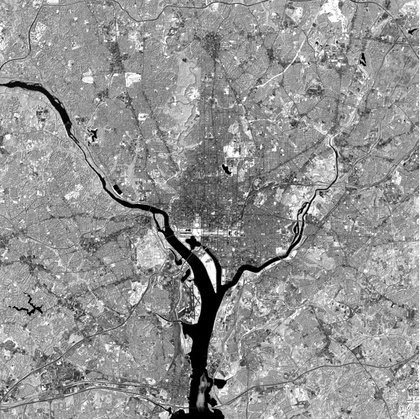
%> input picture Fig1.10(4).jpg, 420 x 419 px, shrunk from 1026 x 1024 before the run
$ octave P2.m   (GNU Octave 9; MATLAB toolbox functions it lacks are replaced by stand-ins)
%> lines starting %> are read from the running program, lines starting %| are printed output that depends on the picture; in (x1, y1, x2, y2) boxes, pixels count from 0 and x2, y2 are one past the last pixel; in counts of white or black regions, pixels touching at a corner belong together; the program's own positions count from 1
clear all
img=imread('Fig1.10(4).jpg');
%> img is the input picture: size 419x420 uint8; min 0, max 255, mean 146.4
[rows, cols, colors]= size(img);
%> rows = 419; cols = 420; colors = 1

freq=zeros(256,1);
for i=1:rows
    for j=1:cols
          freq(img(i,j)+1)=freq(img(i,j)+1)+1;
    end
end
%> after the loop, freq = 256 values, max 2433 at index 150, min 0 at index 256, mean 687.4
figure
title('histogram')
hold on
bar(freq)
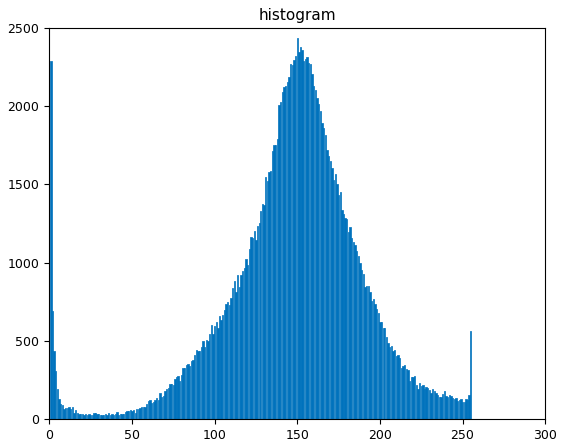
%> figure redrawn from the program's plot data; tallest bar 2433 high, from x = 149.6 to 150.4

thresh=20;

filt_im_R=img;
filt_im_G=img;
filt_im_B=img;


filt_im_R(img<=thresh)=255;
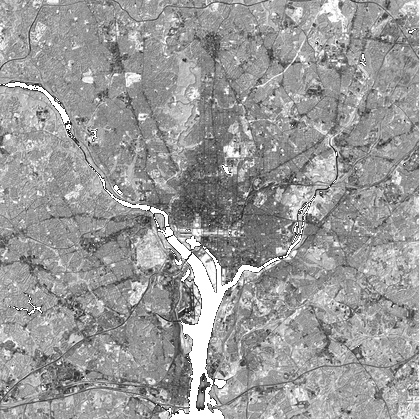
%> filt_im_R: size 419x420 uint8; 2.79% of pixels changed, all inside (x1, y1, x2, y2) = (0, 29, 416, 419)
filt_im_G(img<=thresh)=255;


yel_im=cat(3,filt_im_R,filt_im_G,filt_im_B);
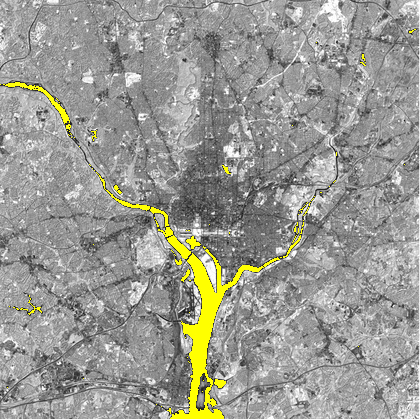
%> yel_im: size 419x420x3 uint8; mean R, G, B 153.5, 153.5, 146.4
figure
title('yellow river')
hold on
imshow(yel_im)

$ run again, with Fig6.30(1).jpg copied over Fig1.10(4).jpg
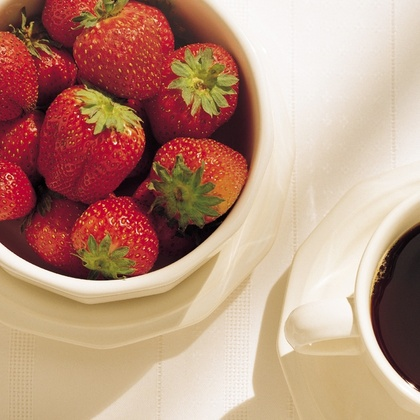
%> input picture Fig6.30(1).jpg, 420 x 420 px, shrunk from 666 x 666 before the run
%> img is the input picture: size 420x420x3 uint8; mean R, G, B 186.2, 145.9, 126.3
%> after the loop `for i=1:rows`: freq = 256 values, max 3768 at index 204, min 0 at index 256, mean 689.1
%> `bar(freq)`:
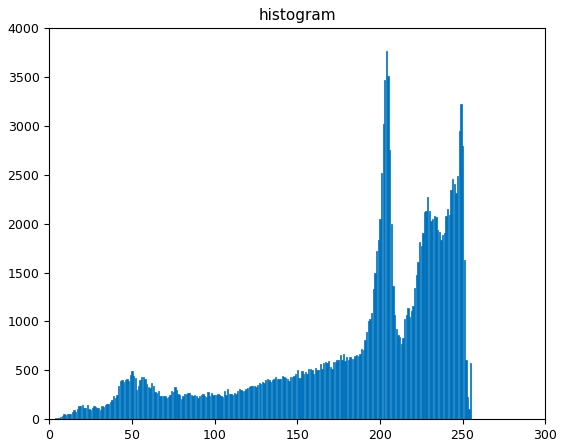
%> figure redrawn from the program's plot data; tallest bar 3768 high, from x = 203.6 to 204.4
%> `filt_im_R(img<=thresh)=255;`:
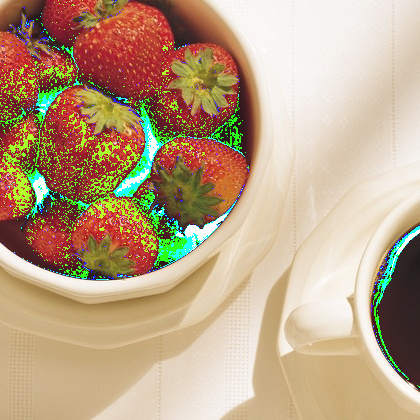
%> filt_im_R: size 420x420x3 uint8; 7.29% of pixels changed, all inside (x1, y1, x2, y2) = (0, 0, 420, 388)

$ run again, with Fig6.35(1).jpg copied over Fig1.10(4).jpg
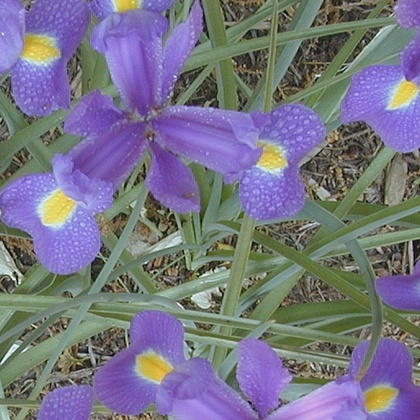
%> input picture Fig6.35(1).jpg, 420 x 420 px, shrunk from 513 x 513 before the run
%> img is the input picture: size 420x420x3 uint8; mean R, G, B 119.4, 116.7, 134.7
%> after the loop `for i=1:rows`: freq = 256 values, max 2887 at index 125, min 0 at index 251, mean 689.1
%> `bar(freq)`:
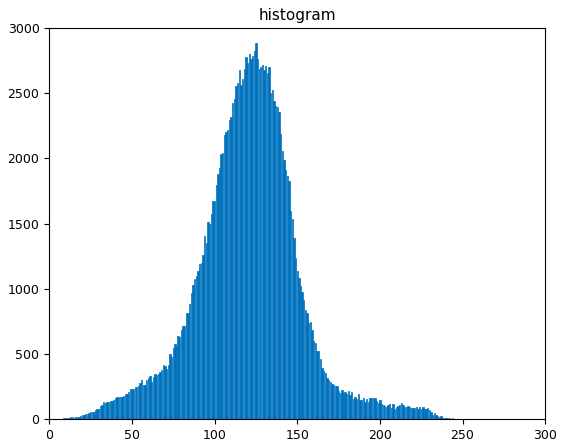
%> figure redrawn from the program's plot data; tallest bar 2887 high, from x = 124.6 to 125.4
%> `filt_im_R(img<=thresh)=255;`:
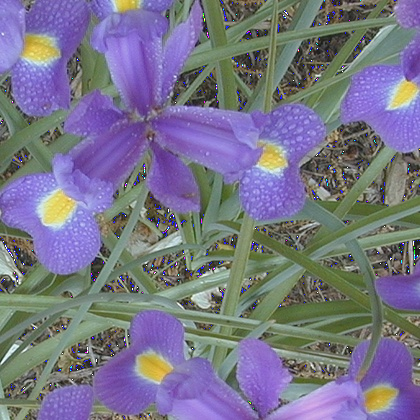
%> filt_im_R: size 420x420x3 uint8; 0.74% of pixels changed, all inside (x1, y1, x2, y2) = (0, 0, 420, 419)

$ run again, with Fig6.35(5).jpg copied over Fig1.10(4).jpg
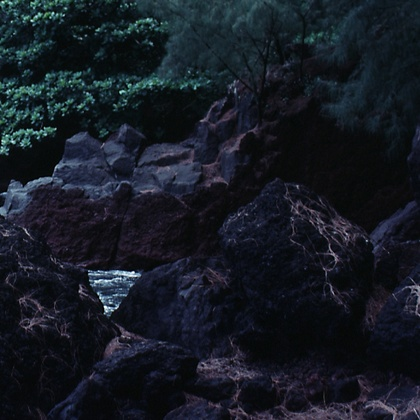
%> input picture Fig6.35(5).jpg, 420 x 420 px, shrunk from 697 x 697 before the run
%> img is the input picture: size 420x420x3 uint8; mean R, G, B 21.9, 27.4, 36.1
%> after the loop `for i=1:rows`: freq = 256 values, max 11072 at index 9, min 0 at index 187, mean 689.1
%> `bar(freq)`:
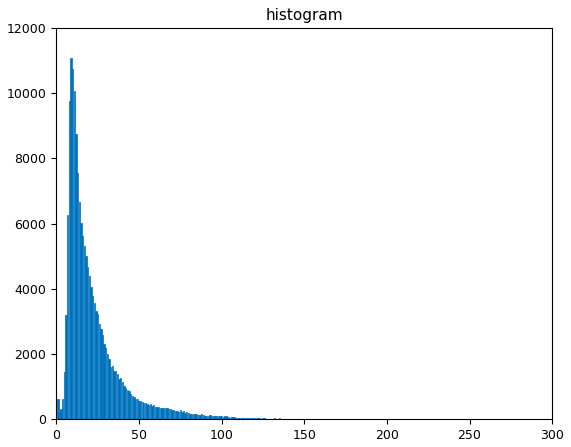
%> figure redrawn from the program's plot data; tallest bar 11072 high, from x = 8.6 to 9.4
%> `filt_im_R(img<=thresh)=255;`:
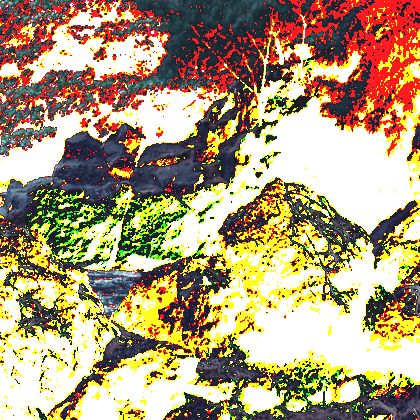
%> filt_im_R: size 420x420x3 uint8; mean R, G, B 177.1, 156.4, 119.6
